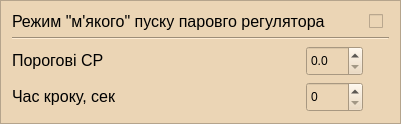
  <widget class="QFrame" name="frame_15">
   <property name="geometry">
    <rect>
     <x>870</x>
     <y>815</y>
     <width>401</width>
     <height>124</height>
    </rect>
   </property>
   <property name="styleSheet">
    <string notr="true">background-color:rgb(235, 213, 181)</string>
   </property>
   <property name="frameShape">
    <enum>QFrame::StyledPanel</enum>
   </property>
   <property name="frameShadow">
    <enum>QFrame::Raised</enum>
   </property>
   <layout class="QGridLayout" name="gridLayout_15" columnstretch="1,0,0,0">
    <item row="2" column="0">
     <widget class="QLabel" name="label_94">
      <property name="text">
       <string>&lt;html&gt;&lt;head/&gt;&lt;body&gt;&lt;p&gt;&lt;span style=&quot; font-size:12pt;&quot;&gt;Порогові СР&lt;/span&gt;&lt;/p&gt;&lt;/body&gt;&lt;/html&gt;</string>
      </property>
     </widget>
    </item>
    <item row="0" column="0" colspan="2">
     <widget class="QLabel" name="label_95">
      <property name="text">
       <string>&lt;html&gt;&lt;head/&gt;&lt;body&gt;&lt;p&gt;&lt;span style=&quot; font-size:12pt;&quot;&gt;Режим &amp;quot;м'якого&amp;quot; пуску паровго регулятора&lt;/span&gt;&lt;/p&gt;&lt;/body&gt;&lt;/html&gt;</string>
      </property>
     </widget>
    </item>
    <item row="3" column="0">
     <widget class="QLabel" name="label_93">
      <property name="text">
       <string>&lt;html&gt;&lt;head/&gt;&lt;body&gt;&lt;p&gt;&lt;span style=&quot; font-size:12pt;&quot;&gt;Час кроку, сек&lt;/span&gt;&lt;/p&gt;&lt;/body&gt;&lt;/html&gt;</string>
      </property>
     </widget>
    </item>
    <item row="0" column="2">
     <widget class="QCheckBox" name="Slow_par">
      <property name="text">
       <string/>
      </property>
      <property name="tristate">
       <bool>true</bool>
      </property>
     </widget>
    </item>
    <item row="1" column="0" colspan="4">
     <widget class="Line" name="line_5">
      <property name="orientation">
       <enum>Qt::Horizontal</enum>
      </property>
     </widget>
    </item>
    <item row="2" column="1">
     <widget class="QDoubleSpinBox" name="Dt_slow">
      <property name="maximumSize">
       <size>
        <width>91</width>
        <height>32</height>
       </size>
      </property>
      <property name="decimals">
       <number>1</number>
      </property>
      <property name="singleStep">
       <double>0.100000000000000</double>
      </property>
     </widget>
    </item>
    <item row="3" column="1">
     <widget class="QDoubleSpinBox" name="T_imp_slow">
      <property name="maximumSize">
       <size>
        <width>91</width>
        <height>32</height>
       </size>
      </property>
      <property name="decimals">
       <number>0</number>
      </property>
      <property name="maximum">
       <double>1000.000000000000000</double>
      </property>
     </widget>
    </item>
   </layout>
  </widget>
